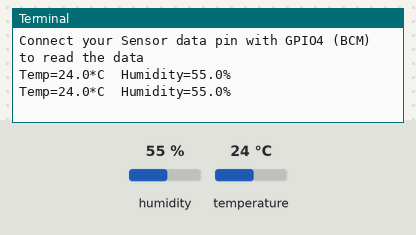
A program run on a simulated Raspberry Pi (BCM pin numbers). Parts: the last lines printed to the terminal. Inputs (shaded band) come from the test bench; at power-on: humidity 55 %, temperature 24 °C.

Above: at 1.2 s.
1.3 s: humidity set to 22 %
At 2.0 s:
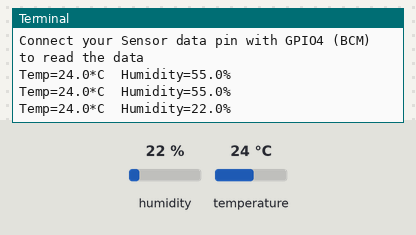
2.8 s: temperature set to 12 °C
At 3.6 s:
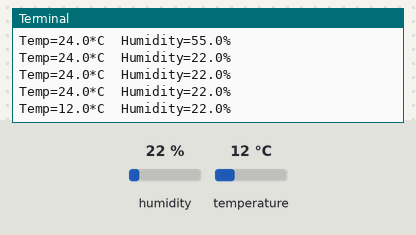
4.3 s: humidity set to 40 %
At 4.3 s:
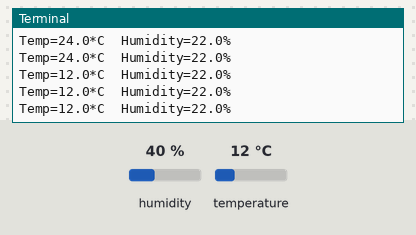
Timing chart, 0 to 7.3 s (numbered marks = the images above; inputs shaded):
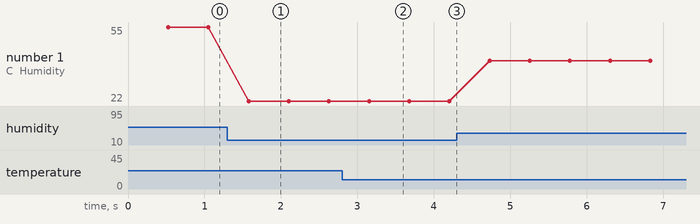

The program:

DHT22-sensor.py
```python
#sudo pip3 install Adafruit_DHT
"""
Connection
VCC - 3.3 volt (+)
GND - GND
Data PIN - GPIO4 (BCM)
"""

import Adafruit_DHT

DHT_SENSOR = Adafruit_DHT.DHT22
DHT_PIN = 4
print("Connect your Sensor data pin with GPIO4 (BCM) to read the data")
while True:
    humidity, temperature = Adafruit_DHT.read_retry(DHT_SENSOR, DHT_PIN)

    if humidity is not None and temperature is not None:
        print("Temp={0:0.1f}*C  Humidity={1:0.1f}%".format(temperature, humidity))
    else:
        print("Failed to retrieve data from humidity sensor")
```

Measured:
- after the input at 1.3 s, the terminal: prints a new line after 0.28 s (image 1)
- after the input at 2.8 s, the terminal: prints a new line after 0.35 s (image 2)
- plotted number 1: 55 → 22 after the input at 1.3 s, 22 → 40 after the input at 4.3 s
